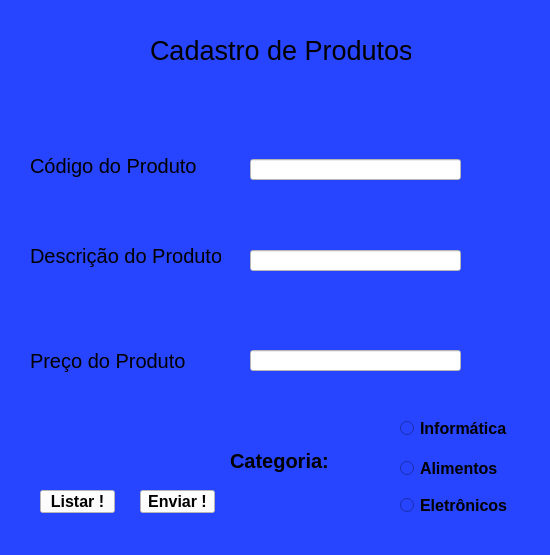
<?xml version="1.0" encoding="UTF-8"?>
<ui version="4.0">
 <class>MainWindow</class>
 <widget class="QMainWindow" name="MainWindow">
  <property name="geometry">
   <rect>
    <x>0</x>
    <y>0</y>
    <width>550</width>
    <height>555</height>
   </rect>
  </property>
  <property name="windowTitle">
   <string>MainWindow</string>
  </property>
  <property name="styleSheet">
   <string notr="true">background-color: rgb(39, 68, 255);</string>
  </property>
  <widget class="QWidget" name="centralwidget">
   <widget class="QLabel" name="label">
    <property name="geometry">
     <rect>
      <x>150</x>
      <y>40</y>
      <width>261</width>
      <height>21</height>
     </rect>
    </property>
    <property name="maximumSize">
     <size>
      <width>16777215</width>
      <height>16777215</height>
     </size>
    </property>
    <property name="font">
     <font>
      <pointsize>20</pointsize>
     </font>
    </property>
    <property name="text">
     <string>Cadastro de Produtos</string>
    </property>
   </widget>
   <widget class="QLabel" name="label_2">
    <property name="geometry">
     <rect>
      <x>30</x>
      <y>150</y>
      <width>171</width>
      <height>31</height>
     </rect>
    </property>
    <property name="font">
     <font>
      <pointsize>15</pointsize>
     </font>
    </property>
    <property name="text">
     <string>Código do Produto</string>
    </property>
   </widget>
   <widget class="QLabel" name="label_3">
    <property name="geometry">
     <rect>
      <x>30</x>
      <y>240</y>
      <width>191</width>
      <height>31</height>
     </rect>
    </property>
    <property name="font">
     <font>
      <pointsize>15</pointsize>
     </font>
    </property>
    <property name="text">
     <string>Descrição do Produto</string>
    </property>
   </widget>
   <widget class="QLabel" name="label_4">
    <property name="geometry">
     <rect>
      <x>30</x>
      <y>340</y>
      <width>161</width>
      <height>41</height>
     </rect>
    </property>
    <property name="font">
     <font>
      <pointsize>15</pointsize>
     </font>
    </property>
    <property name="text">
     <string>Preço do Produto</string>
    </property>
   </widget>
   <widget class="QLineEdit" name="lineEdit">
    <property name="geometry">
     <rect>
      <x>250</x>
      <y>159</y>
      <width>211</width>
      <height>21</height>
     </rect>
    </property>
    <property name="styleSheet">
     <string notr="true">background-color: rgb(255, 255, 255);</string>
    </property>
   </widget>
   <widget class="QLineEdit" name="lineEdit_2">
    <property name="geometry">
     <rect>
      <x>250</x>
      <y>250</y>
      <width>211</width>
      <height>21</height>
     </rect>
    </property>
    <property name="styleSheet">
     <string notr="true">background-color: rgb(255, 255, 255);</string>
    </property>
   </widget>
   <widget class="QLineEdit" name="lineEdit_3">
    <property name="geometry">
     <rect>
      <x>250</x>
      <y>350</y>
      <width>211</width>
      <height>21</height>
     </rect>
    </property>
    <property name="styleSheet">
     <string notr="true">background-color: rgb(255, 255, 255);</string>
    </property>
   </widget>
   <widget class="QRadioButton" name="radioButton">
    <property name="geometry">
     <rect>
      <x>400</x>
      <y>420</y>
      <width>121</width>
      <height>17</height>
     </rect>
    </property>
    <property name="font">
     <font>
      <pointsize>12</pointsize>
      <weight>75</weight>
      <bold>true</bold>
     </font>
    </property>
    <property name="text">
     <string>Informática</string>
    </property>
   </widget>
   <widget class="QRadioButton" name="radioButton_2">
    <property name="geometry">
     <rect>
      <x>400</x>
      <y>460</y>
      <width>111</width>
      <height>17</height>
     </rect>
    </property>
    <property name="font">
     <font>
      <pointsize>12</pointsize>
      <weight>75</weight>
      <bold>true</bold>
     </font>
    </property>
    <property name="text">
     <string>Alimentos</string>
    </property>
   </widget>
   <widget class="QRadioButton" name="radioButton_3">
    <property name="geometry">
     <rect>
      <x>400</x>
      <y>495</y>
      <width>121</width>
      <height>21</height>
     </rect>
    </property>
    <property name="font">
     <font>
      <pointsize>12</pointsize>
      <weight>75</weight>
      <bold>true</bold>
      <kerning>true</kerning>
     </font>
    </property>
    <property name="text">
     <string>Eletrônicos</string>
    </property>
   </widget>
   <widget class="QLabel" name="label_5">
    <property name="geometry">
     <rect>
      <x>230</x>
      <y>440</y>
      <width>111</width>
      <height>41</height>
     </rect>
    </property>
    <property name="font">
     <font>
      <pointsize>15</pointsize>
      <weight>75</weight>
      <bold>true</bold>
     </font>
    </property>
    <property name="text">
     <string>Categoria:</string>
    </property>
   </widget>
   <widget class="QPushButton" name="pushButton">
    <property name="geometry">
     <rect>
      <x>140</x>
      <y>490</y>
      <width>75</width>
      <height>23</height>
     </rect>
    </property>
    <property name="font">
     <font>
      <pointsize>12</pointsize>
      <weight>75</weight>
      <bold>true</bold>
     </font>
    </property>
    <property name="styleSheet">
     <string notr="true">background-color: rgb(255, 255, 255);</string>
    </property>
    <property name="text">
     <string>Enviar !</string>
    </property>
   </widget>
   <widget class="QPushButton" name="pushButton_2">
    <property name="geometry">
     <rect>
      <x>40</x>
      <y>490</y>
      <width>75</width>
      <height>23</height>
     </rect>
    </property>
    <property name="font">
     <font>
      <pointsize>12</pointsize>
      <weight>75</weight>
      <bold>true</bold>
     </font>
    </property>
    <property name="styleSheet">
     <string notr="true">background-color: rgb(255, 255, 255);</string>
    </property>
    <property name="text">
     <string>Listar !</string>
    </property>
   </widget>
  </widget>
  <widget class="QMenuBar" name="menubar">
   <property name="geometry">
    <rect>
     <x>0</x>
     <y>0</y>
     <width>550</width>
     <height>21</height>
    </rect>
   </property>
  </widget>
  <widget class="QStatusBar" name="statusbar"/>
 </widget>
 <resources/>
 <connections/>
</ui>
